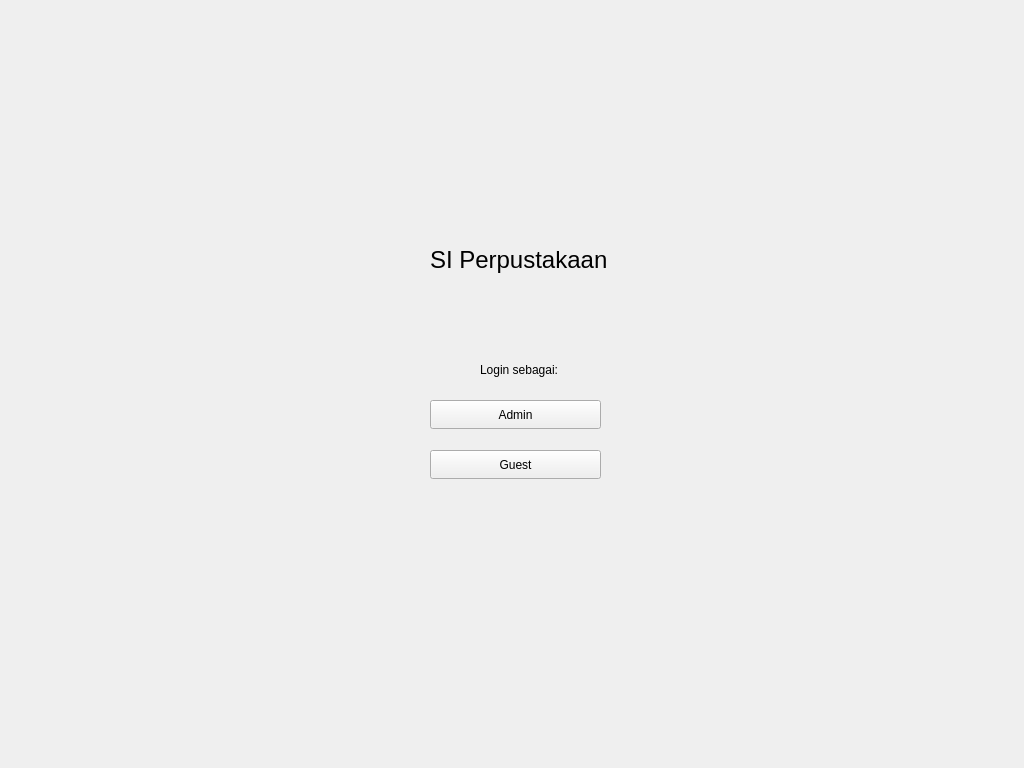
<?xml version="1.0" encoding="UTF-8"?>
<ui version="4.0">
 <class>MainWindow</class>
 <widget class="QMainWindow" name="MainWindow">
  <property name="geometry">
   <rect>
    <x>0</x>
    <y>0</y>
    <width>1024</width>
    <height>768</height>
   </rect>
  </property>
  <property name="windowTitle">
   <string>MainWindow</string>
  </property>
  <widget class="QWidget" name="centralwidget">
   <widget class="QStackedWidget" name="stackedWidget">
    <property name="geometry">
     <rect>
      <x>0</x>
      <y>0</y>
      <width>1024</width>
      <height>768</height>
     </rect>
    </property>
    <widget class="QWidget" name="page">
     <widget class="QPushButton" name="btnAdmin">
      <property name="geometry">
       <rect>
        <x>430</x>
        <y>400</y>
        <width>171</width>
        <height>29</height>
       </rect>
      </property>
      <property name="text">
       <string>Admin</string>
      </property>
     </widget>
     <widget class="QPushButton" name="btnGuest">
      <property name="geometry">
       <rect>
        <x>430</x>
        <y>450</y>
        <width>171</width>
        <height>29</height>
       </rect>
      </property>
      <property name="text">
       <string>Guest</string>
      </property>
     </widget>
     <widget class="QLabel" name="label">
      <property name="geometry">
       <rect>
        <x>430</x>
        <y>240</y>
        <width>209</width>
        <height>40</height>
       </rect>
      </property>
      <property name="text">
       <string>&lt;html&gt;&lt;head/&gt;&lt;body&gt;&lt;p align=&quot;justify&quot;&gt;&lt;span style=&quot; font-size:18pt;&quot;&gt;SI Perpustakaan&lt;/span&gt;&lt;/p&gt;&lt;/body&gt;&lt;/html&gt;</string>
      </property>
     </widget>
     <widget class="QLabel" name="label_2">
      <property name="geometry">
       <rect>
        <x>480</x>
        <y>360</y>
        <width>96</width>
        <height>20</height>
       </rect>
      </property>
      <property name="text">
       <string>Login sebagai:</string>
      </property>
     </widget>
    </widget>
    <widget class="QWidget" name="page_2">
     <widget class="QLineEdit" name="lineJudul">
      <property name="geometry">
       <rect>
        <x>180</x>
        <y>110</y>
        <width>231</width>
        <height>28</height>
       </rect>
      </property>
     </widget>
     <widget class="QPushButton" name="btnTambah">
      <property name="geometry">
       <rect>
        <x>80</x>
        <y>280</y>
        <width>83</width>
        <height>29</height>
       </rect>
      </property>
      <property name="text">
       <string>Tambah</string>
      </property>
     </widget>
     <widget class="QTableView" name="tableView">
      <property name="geometry">
       <rect>
        <x>430</x>
        <y>110</y>
        <width>421</width>
        <height>571</height>
       </rect>
      </property>
     </widget>
     <widget class="QLabel" name="labelJudul">
      <property name="geometry">
       <rect>
        <x>110</x>
        <y>110</y>
        <width>50</width>
        <height>27</height>
       </rect>
      </property>
      <property name="text">
       <string>&lt;html&gt;&lt;head/&gt;&lt;body&gt;&lt;p&gt;&lt;span style=&quot; font-size:12pt;&quot;&gt;Judul:&lt;/span&gt;&lt;/p&gt;&lt;/body&gt;&lt;/html&gt;</string>
      </property>
     </widget>
     <widget class="QLineEdit" name="linePenulis">
      <property name="geometry">
       <rect>
        <x>180</x>
        <y>150</y>
        <width>231</width>
        <height>28</height>
       </rect>
      </property>
     </widget>
     <widget class="QLabel" name="labelPenulis">
      <property name="geometry">
       <rect>
        <x>100</x>
        <y>150</y>
        <width>64</width>
        <height>27</height>
       </rect>
      </property>
      <property name="text">
       <string>&lt;html&gt;&lt;head/&gt;&lt;body&gt;&lt;p&gt;&lt;span style=&quot; font-size:12pt;&quot;&gt;Penulis:&lt;/span&gt;&lt;/p&gt;&lt;/body&gt;&lt;/html&gt;</string>
      </property>
     </widget>
     <widget class="QLabel" name="labelPenerbit">
      <property name="geometry">
       <rect>
        <x>90</x>
        <y>190</y>
        <width>81</width>
        <height>27</height>
       </rect>
      </property>
      <property name="text">
       <string>&lt;html&gt;&lt;head/&gt;&lt;body&gt;&lt;p&gt;&lt;span style=&quot; font-size:12pt;&quot;&gt;Penerbit:&lt;/span&gt;&lt;/p&gt;&lt;/body&gt;&lt;/html&gt;</string>
      </property>
     </widget>
     <widget class="QLineEdit" name="linePenerbit">
      <property name="geometry">
       <rect>
        <x>180</x>
        <y>190</y>
        <width>231</width>
        <height>28</height>
       </rect>
      </property>
     </widget>
     <widget class="QDateEdit" name="editTanggalTerbit">
      <property name="geometry">
       <rect>
        <x>180</x>
        <y>230</y>
        <width>231</width>
        <height>29</height>
       </rect>
      </property>
     </widget>
     <widget class="QLabel" name="labelTanggalTerbit">
      <property name="geometry">
       <rect>
        <x>50</x>
        <y>230</y>
        <width>126</width>
        <height>27</height>
       </rect>
      </property>
      <property name="text">
       <string>&lt;html&gt;&lt;head/&gt;&lt;body&gt;&lt;p&gt;&lt;span style=&quot; font-size:12pt;&quot;&gt;Tanggal Terbit:&lt;/span&gt;&lt;/p&gt;&lt;/body&gt;&lt;/html&gt;</string>
      </property>
     </widget>
     <widget class="QPushButton" name="btnHapus">
      <property name="geometry">
       <rect>
        <x>200</x>
        <y>280</y>
        <width>83</width>
        <height>29</height>
       </rect>
      </property>
      <property name="text">
       <string>Hapus</string>
      </property>
     </widget>
     <widget class="QPushButton" name="btnEdit">
      <property name="geometry">
       <rect>
        <x>320</x>
        <y>280</y>
        <width>83</width>
        <height>29</height>
       </rect>
      </property>
      <property name="text">
       <string>Edit</string>
      </property>
     </widget>
     <widget class="QPushButton" name="btnSearch">
      <property name="geometry">
       <rect>
        <x>80</x>
        <y>370</y>
        <width>83</width>
        <height>29</height>
       </rect>
      </property>
      <property name="text">
       <string>Search</string>
      </property>
     </widget>
     <widget class="QPushButton" name="btnBack">
      <property name="geometry">
       <rect>
        <x>10</x>
        <y>10</y>
        <width>101</width>
        <height>29</height>
       </rect>
      </property>
      <property name="text">
       <string>Back</string>
      </property>
     </widget>
     <widget class="QLineEdit" name="lineSearchAdmin">
      <property name="geometry">
       <rect>
        <x>180</x>
        <y>370</y>
        <width>231</width>
        <height>28</height>
       </rect>
      </property>
     </widget>
     <widget class="QPushButton" name="btnSearchGuest">
      <property name="geometry">
       <rect>
        <x>80</x>
        <y>110</y>
        <width>83</width>
        <height>29</height>
       </rect>
      </property>
      <property name="text">
       <string>Search</string>
      </property>
     </widget>
     <widget class="QLineEdit" name="lineSearchGuest">
      <property name="geometry">
       <rect>
        <x>180</x>
        <y>110</y>
        <width>231</width>
        <height>28</height>
       </rect>
      </property>
     </widget>
    </widget>
    <widget class="QWidget" name="page_3"/>
   </widget>
  </widget>
 </widget>
 <resources/>
 <connections/>
</ui>
